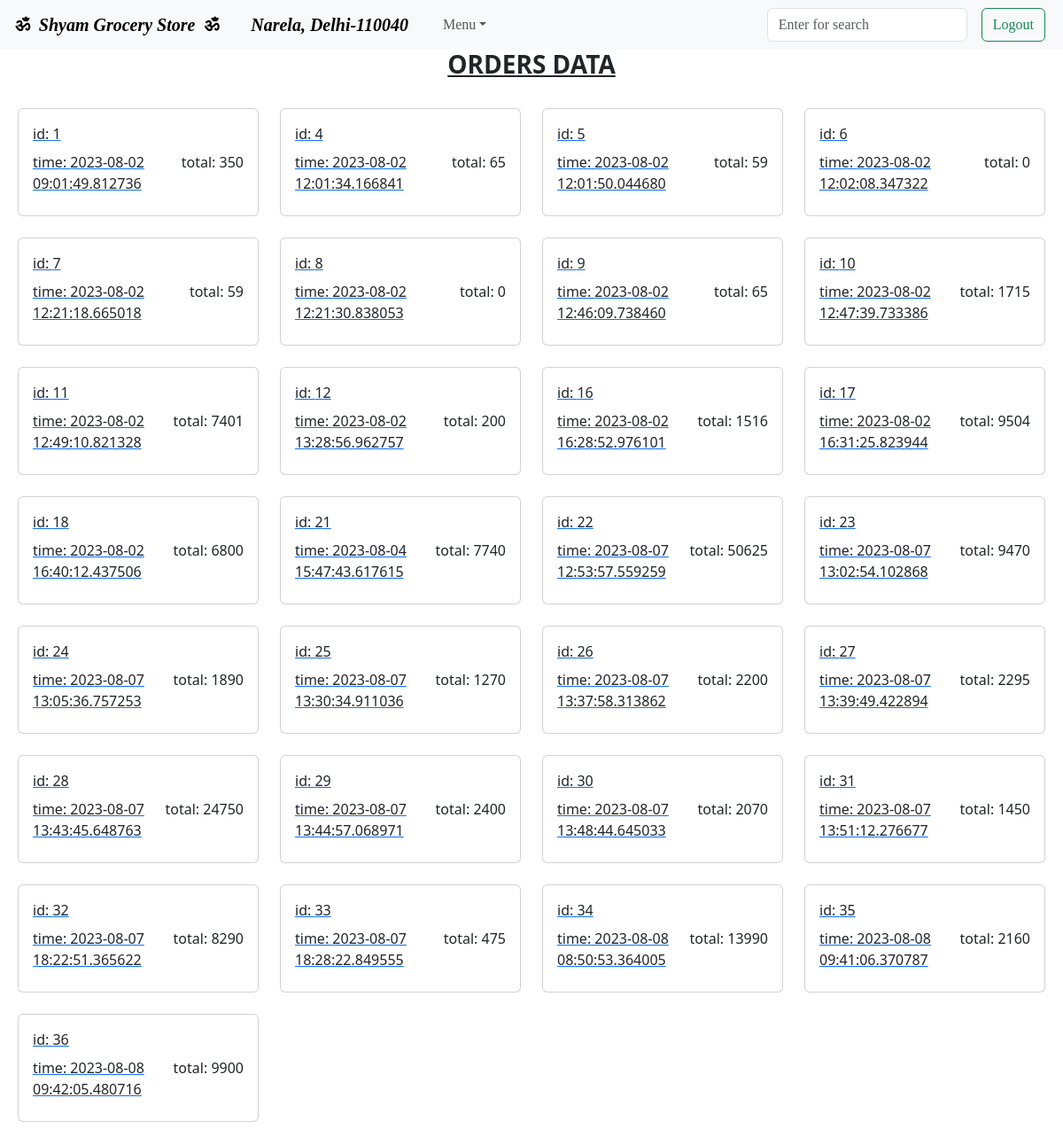
Page /order (signed in) on the earlier database version.
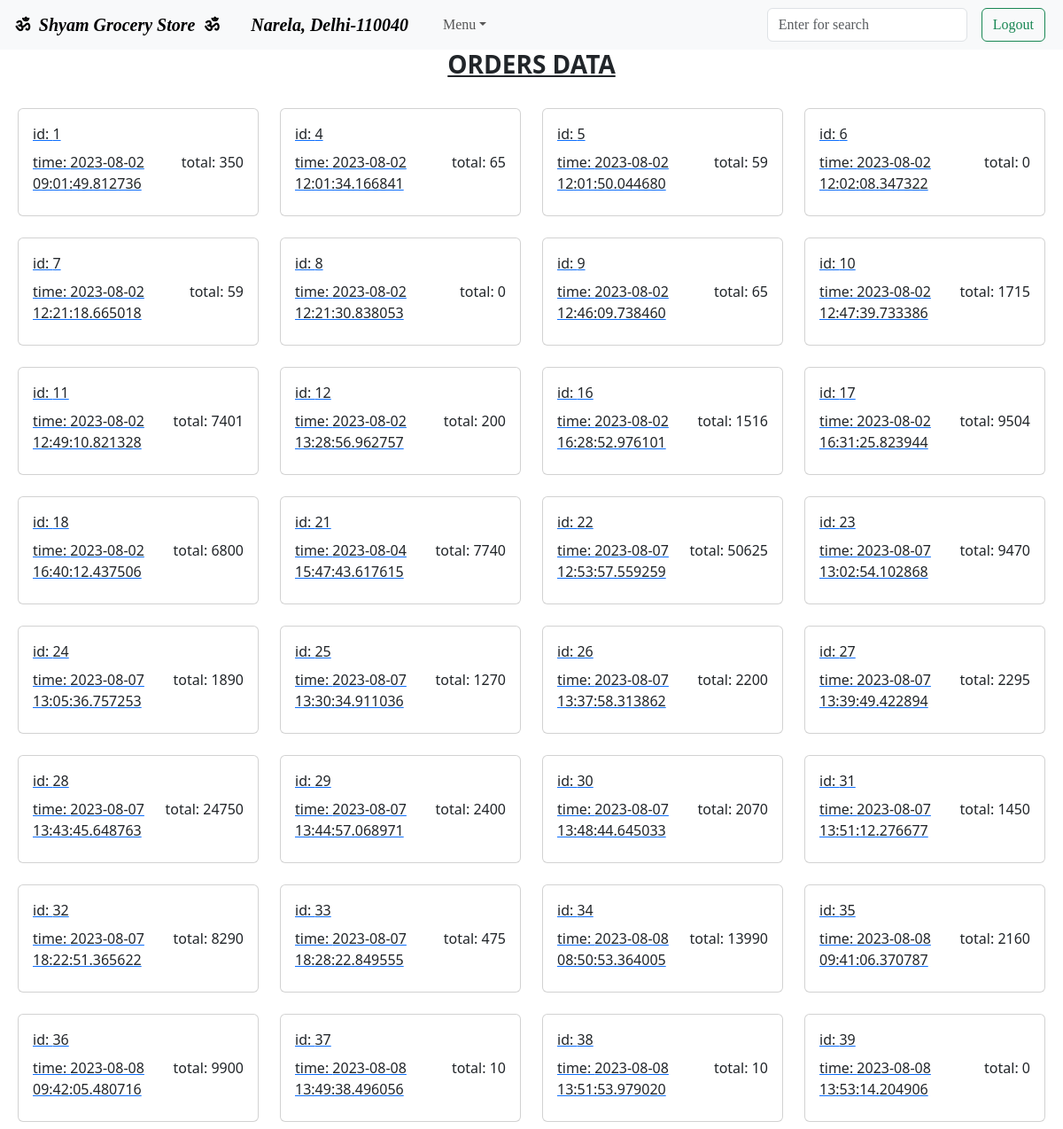
Same page on the later database version.
### model.py (models this page shows)
class Order(db.Model):
    __tablename__="order"
    id = db.Column('id', db.Integer, primary_key=True)
    user_id = db.Column(db.Integer)
    order_total = db.Column(db.Integer)
    order_time = db.Column(db.DateTime, nullable=False, default = datetime.utcnow)

### controller.py (the view)
@app.route("/order")
def order():
    if "user_id" in session:
        all_orders = Order.query.filter_by(user_id=session["user_id"])
        list_of_all_orders = [detail for detail in all_orders]
        return render_template("order.html", all_orders=list_of_all_orders)
    else:
        return redirect("/sign-in")

### templates/order.html (shortened to what this page needs)
{% extends "base.html" %}
    {% block main %}
        <h3><center><b><u>ORDERS DATA</u></b></center></h3>
        <div class="row row-cols-1 row-cols-md-4 g-4 my-2 mx-2">
            {% for order in all_orders %}
                    <div class="col" id="mv">
                    <a href="/order_details/{{order.id}}">
                    <div class="card">
                        <div class="card-body">
                        <p class="card-title">id: {{order.id}}</p>
                        <p class="card-title" style="float:right;">total: {{order.order_total}}</p>
                        <p class="card-title">time: {{order.order_time}}</p>
                        </div>
                    </div>
                    </a>
                    </div>
            {% endfor %}
        </div>
    {% endblock %}

### templates/base.html (shortened to what this page needs)
<!doctype html>
<html lang="en">
  <head>
    <link href="https://cdn.jsdelivr.net/npm/bootstrap@5.3.0/dist/css/bootstrap.min.css" rel="stylesheet">
  </head>
  <body>
    <nav class="navbar navbar-expand-lg bg-body-tertiary">
        <div class="container-fluid" style="font-family:Algerian;">
          {% if flag %}
          <a href="/cms" class="navbar-brand"><b>&nbsp;&#x0950;&nbsp;&nbsp;<i>Shyam Grocery Store</i>&nbsp;&nbsp;&#x0950;&nbsp;</b></a>
          <a href="/cms" class="navbar-brand"><b>&nbsp;&nbsp;&nbsp;<i>Narela, Delhi-110040</i>&nbsp;&nbsp;&nbsp;</b></a>
          {% else %}
          <a href="/" class="navbar-brand"><b>&nbsp;&#x0950;&nbsp;&nbsp;<i>Shyam Grocery Store</i>&nbsp;&nbsp;&#x0950;&nbsp;</b></a>
          <a href="/" class="navbar-brand"><b>&nbsp;&nbsp;&nbsp;<i>Narela, Delhi-110040</i>&nbsp;&nbsp;&nbsp;</b></a>
          {% endif %}
          <div class="collapse navbar-collapse" id="navbarSupportedContent">
            <ul class="navbar-nav me-auto mb-2 mb-lg-0">
              <li class="nav-item dropdown">
                <a class="nav-link dropdown-toggle" role="button" data-bs-toggle="dropdown" aria-expanded="false">Menu</a>
              </li>
            </ul>
            {% if flag %}
            <form class="d-flex" role="search" action="/admin_search" method="GET">
              <input class="form-control me-2" type="text" name="query" placeholder="Enter for search" aria-label="Search">
              <button class="btn btn-outline-success" type="submit" hidden>Search</button>
            </form>
            {% else %}
            <form class="d-flex" role="search" action="/search" method="GET">
              <input class="form-control me-2" type="text" name="query" placeholder="Enter for search" aria-label="Search">
            </form>
            {% endif %}
            {% if flag %}
            <form class="d-flex mx-2" role="search" action="/admin_logout" method="POST">
              <button class="btn btn-outline-success" type="submit">Logout</button>
            </form>
            {% else %}
            <form class="d-flex mx-2" role="search" action="/logout" method="POST">
              <button class="btn btn-outline-success" type="submit">Logout</button>
            </form>
            {% endif %}
          </div>
        </div>
      </nav>
      {% block main %}
      {%  endblock %}
  </body>
</html>

Differences in the rows shown:
added Order: id "37", order_total "10", order_time "2023-08-08 13:49:38.496056"
added Order: id "38", order_total "10", order_time "2023-08-08 13:51:53.979020"
added Order: id "39", order_total "0", order_time "2023-08-08 13:53:14.204906"
